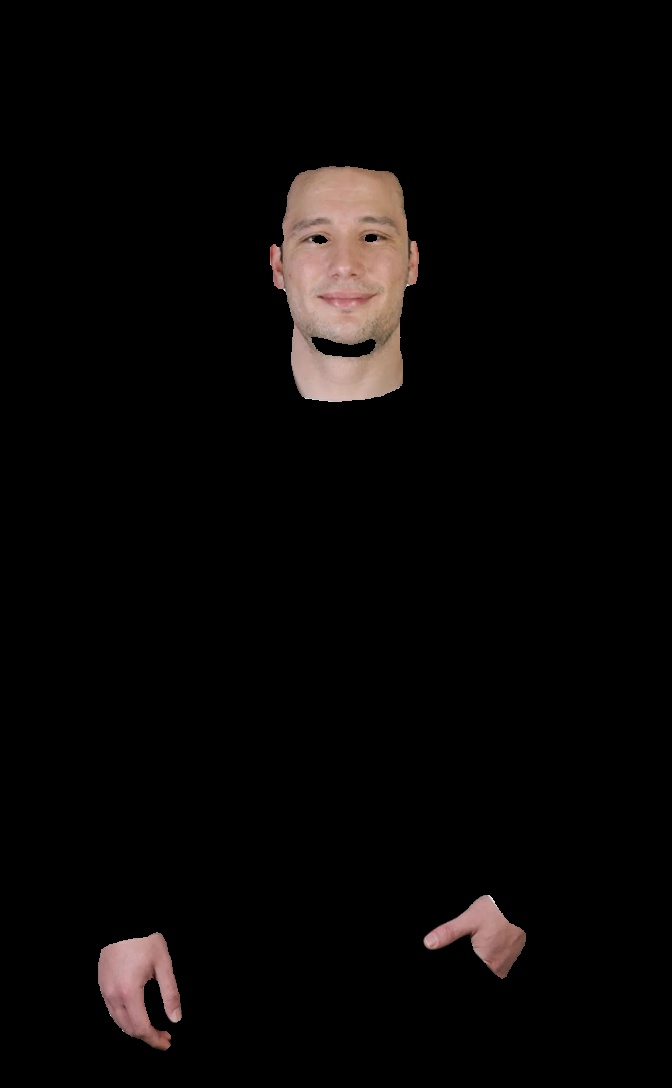
#> input picture transfy/source.jpg, 672 x 1088 px
$ python -i colordetection.py   (imports and definitions only)
#> lines starting #> are read from the running program, lines starting #| are printed output that depends on the picture; after the words box and inside, x2 and y2 are one past the last pixel; in counts of white or black regions, pixels touching at a corner belong together
#> further down, picture is the input picture: shape (1088, 672, 3); mean B, G, R 6.2, 6.8, 8.8
import numpy as np
import cv2
from sklearn.cluster import KMeans
from collections import Counter

def extractSkin(image, segmentation_mask=None):
    # If a segmentation mask is provided, use it
    if segmentation_mask is not None:
        skin = cv2.bitwise_and(image, image, mask=segmentation_mask)
    else:
        # Converting from BGR Color Space to HSV
        img = cv2.cvtColor(image, cv2.COLOR_BGR2HSV)
#> img: shape (1088, 672, 3); mean H, S, V 1.9, 7.4, 8.8

        # Defining HSV Thresholds
        lower_threshold = (0, 48, 80)
        upper_threshold = (20, 255, 255)

        # Single Channel mask, denoting the presence of colors in the above threshold
        skinMask = cv2.inRange(img, lower_threshold, upper_threshold)
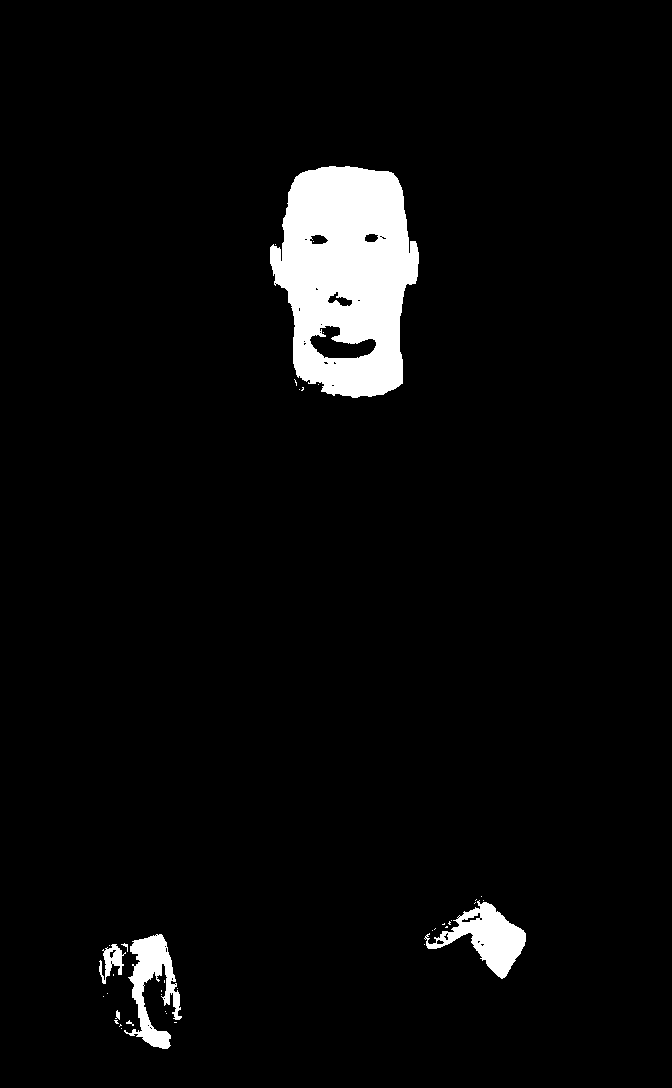
#> skinMask: shape (1088, 672); 4.3% white; 39 white regions (33 under 20 px), largest, box (x1, y1, x2, y2) and area: (270, 166, 419, 398) 24652, (424, 900, 526, 979) 3212, (124, 934, 182, 1049) 2864, (99, 944, 126, 984) 471, (115, 1010, 120, 1020) 31, (121, 943, 128, 952) 21

        # Cleaning up mask using Gaussian Filter
        skinMask = cv2.GaussianBlur(skinMask, (3, 3), 0)

        # Extracting skin from the threshold mask
        skin = cv2.bitwise_and(image, image, mask=skinMask)

    # Return the Skin image
    return skin

# [136 lines left out: functions removeBlack, getColorInformation, extractDominantColor, adjust_hsv_dominance, not called in this run]

>>> import cv2
>>> picture = cv2.imread('source.jpg')
>>> result = extractSkin(picture)

$ run again, on transfy/target.jpg
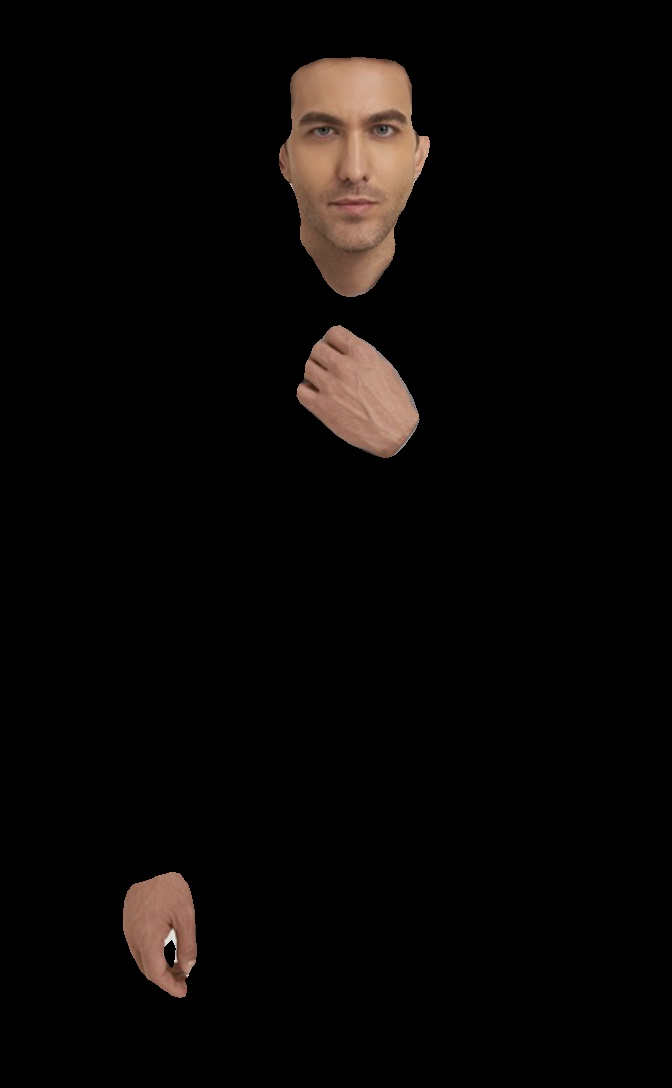
#> input picture transfy/target.jpg, 672 x 1088 px
#> picture is the input picture: shape (1088, 672, 3); mean B, G, R 5.7, 6.9, 9.3
#> img: shape (1088, 672, 3); mean H, S, V 1.4, 9.4, 9.3
#> in extractSkin, `skinMask = cv2.inRange(img, lower_threshold, upper_threshold)`:
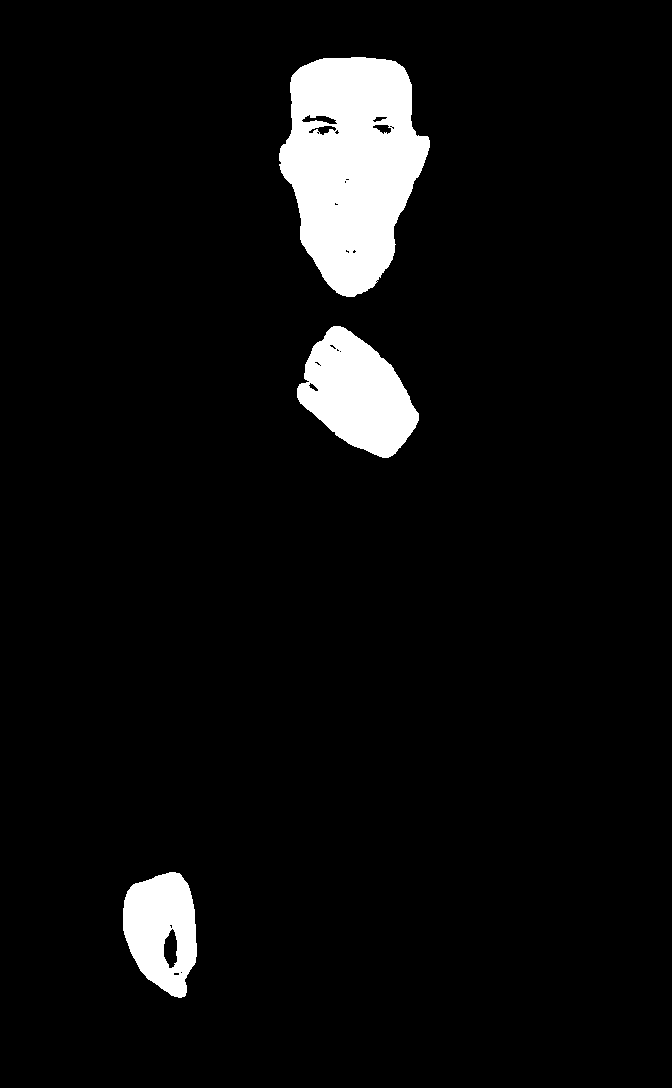
#> skinMask: shape (1088, 672); 5.7% white; 3 white regions, box (x1, y1, x2, y2) and area: (279, 57, 430, 297) 24916, (297, 326, 419, 458) 9904, (123, 872, 197, 998) 6601
